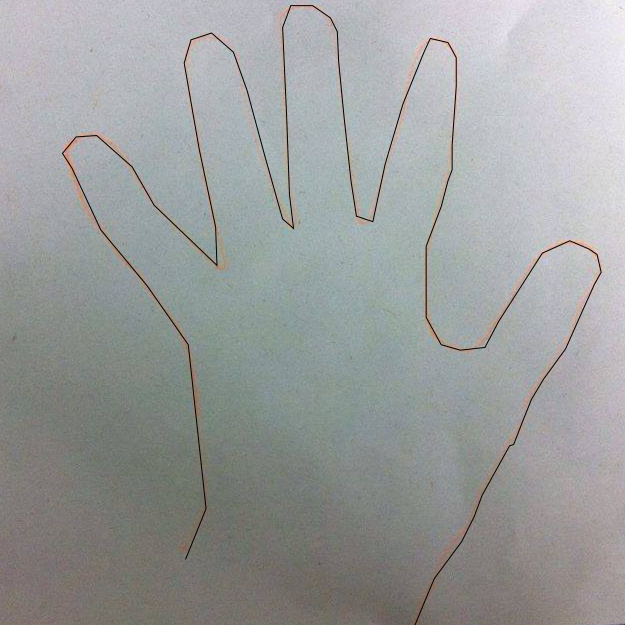
#> input picture Correcciones parciales/Parcial2/ManoLina.png, 625 x 625 px
$ python final.py ManoLina.png ManoMiguelBaron.png
#> lines starting #> are read from the running program, lines starting #| are printed output that depends on the picture
import os
import sys
import numpy as np
from scipy.interpolate import griddata
import matplotlib.pyplot as plt
from PIL import Image

img_name = sys.argv[1]
img_s = sys.argv[2]

def interpolar():

    def make_interpolated_image(nmuestra):

        Arrayx = np.random.randint(imagen.shape[1], size=nmuestra)
        Arrayy = np.random.randint(imagen.shape[0], size=nmuestra)
        muestra = imagen[Arrayy,Arrayx]
        int_imagen = griddata((Arrayy,Arrayx), muestra, (Y, X))
        return int_imagen


    imagen = Image.open(img_name)
#> imagen is the input picture: PIL image 625x625 RGB; mean R, G, B 155.4, 157.7, 157.1
    imagen = np.array(imagen.convert('L'))
#> imagen: shape (625, 625)


    nx, ny = imagen.shape[1], imagen.shape[0]
#> nx = 625; ny = 625
    X, Y = np.meshgrid(np.arange(0, nx, 1), np.arange(0, ny, 1))


    nfilas, ncolubnas = 2, 2
    fig, ax = plt.subplots(nrows=2, ncols=2, figsize=(6,4), dpi=100)
    if nx < ny:
        w, h = fig.get_figwidth(), fig.get_figheight()
        fig.set_figwidth(h), fig.set_figheight(w)


    get_indices = lambda i: (i // nfilas, i % ncolubnas)


    for i in range(4):
        nmuestra = 10**(i+2)
        Eje = ax[get_indices(i)]
        Eje.imshow(make_interpolated_image(nmuestra),
                              cmap=plt.get_cmap('Greys_r'))
        Eje.set_xticks([])
        Eje.set_yticks([])
        Eje.set_title('# Puntos = {0:d}'.format(nmuestra))
#> this loop made 4 passes
#> pass 1, in make_interpolated_image, `int_imagen = griddata((Arrayy,Arrayx), muestra, (Y, X))`:
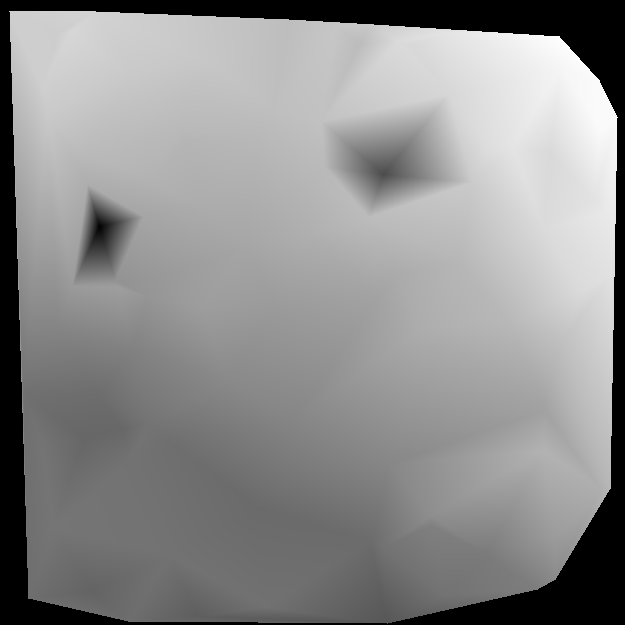
#> int_imagen: shape (625, 625) float64; 11.57% of the values are NaN or infinite; the others: min 35, max 226, mean 155.8; drawn with min black, max white, NaN and infinite black
#> pass 2, in make_interpolated_image (call 2), `int_imagen = griddata((Arrayy,Arrayx), muestra, (Y, X))`:
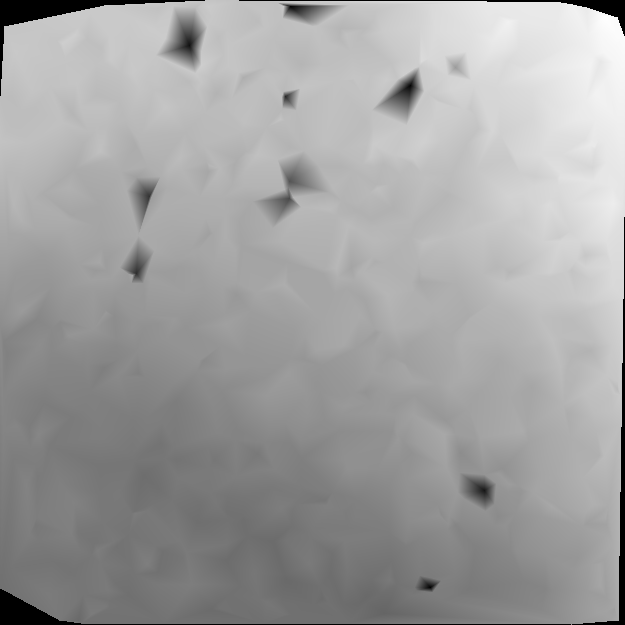
#> int_imagen: shape (625, 625) float64; 1.69% of the values are NaN or infinite; the others: min 9, max 238, mean 156.8; drawn with min black, max white, NaN and infinite black
#> pass 3, in make_interpolated_image (call 3), `int_imagen = griddata((Arrayy,Arrayx), muestra, (Y, X))`:
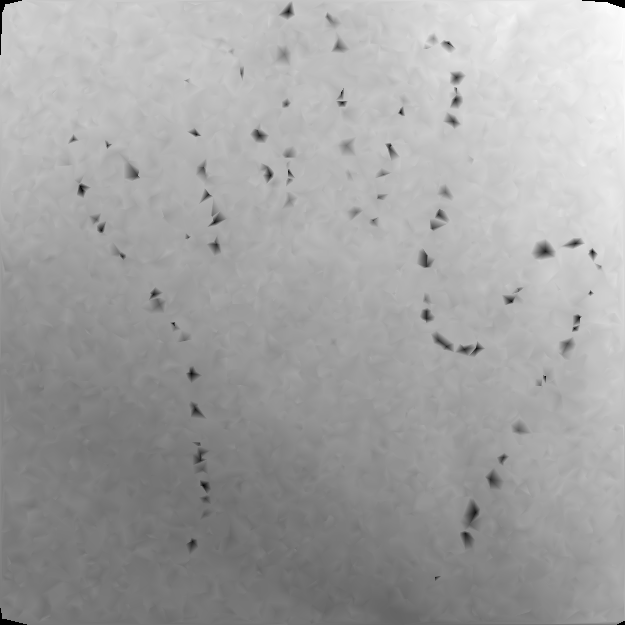
#> int_imagen: shape (625, 625) float64; 0.11% of the values are NaN or infinite; the others: min 4, max 242, mean 157; drawn with min black, max white, NaN and infinite black
    Archivo = os.path.splitext(os.path.basename(img_name))[0]
    plt.savefig(img_s.format(Archivo), dpi=100)
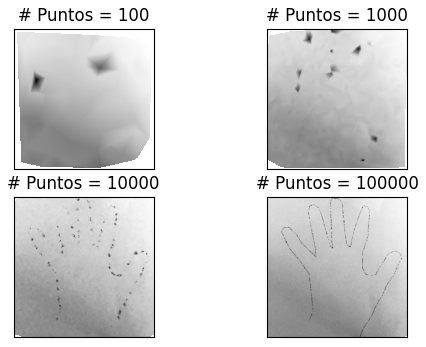
#> figure drawn by matplotlib, 4 panels

interpolar()
